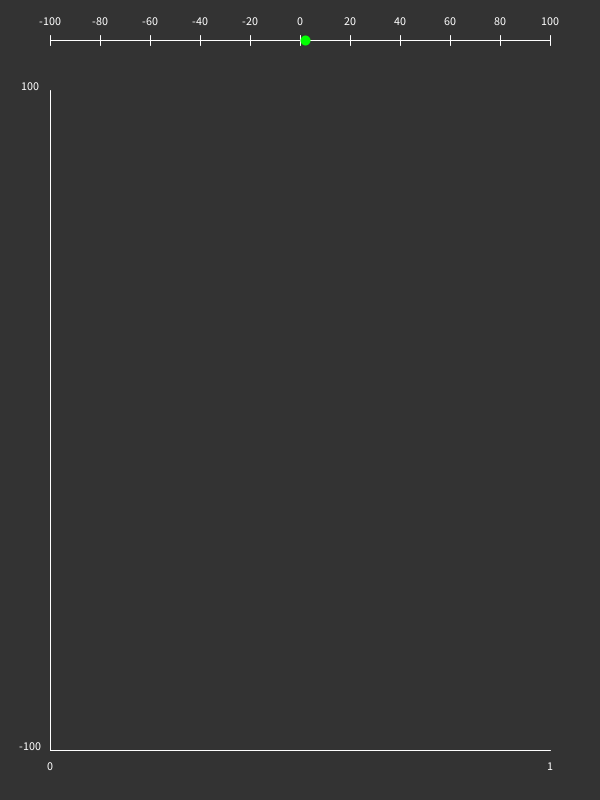
Frame 1 (no input)
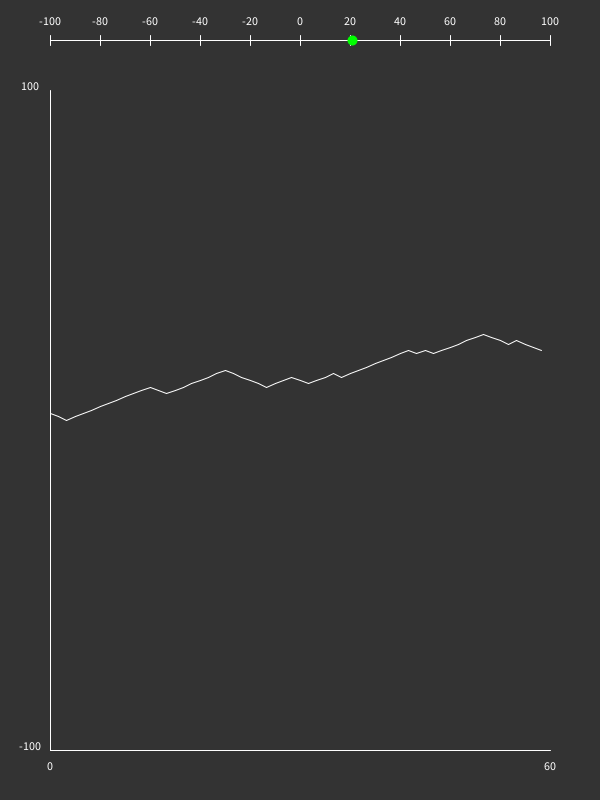
Frame 60 (the mouse pressed at the canvas centre just before this capture)
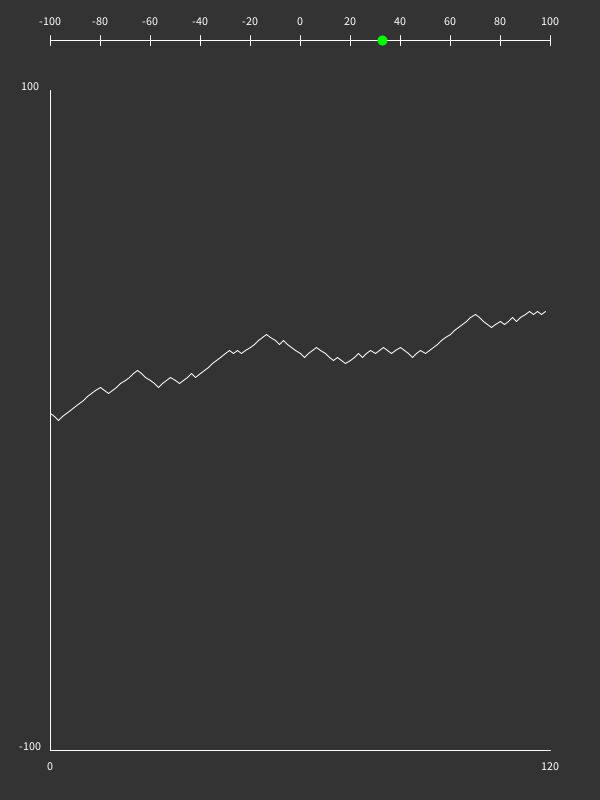
Frame 120 (the mouse held since frame 60 and released just before this capture)

The Processing sketch that drew these frames (run headless with seeded random() and noise(); from frame 60 on, the mouse is pressed at the canvas centre):

// Processing sketch: biasedrandomwalk
// ── biasedrandomwalk.pde
float bias = 0.6;

float scaleSize = 100;


float stepsize = 1;
float pos = 0;
float bottom = -scaleSize;
float top = scaleSize;
float totalWidth;
int axisLabels = 10;

float baseHeight;

int buffer = 50;

int dir;
int lastDir = 1;

int last[] = new int[12];

ArrayList<Float> values = new ArrayList<Float>();

void setup() {
  size(600, 800);
  //frameRate(15);
  float firstn = random(1);
  if (firstn < 0.5) {
    lastDir = -1;
  }
  dir = lastDir;
  pos += dir;
  textAlign(CENTER);
  totalWidth = width-2*buffer;
  surface.setTitle("First Direction: "+String.valueOf(lastDir));
  baseHeight = 40;
}

void draw() {
  background(51);
  stroke(255);
  strokeWeight(1);
  dir = getN();
  pos += stepsize*dir;
  if (pos < bottom || pos > top){
    bottom -= scaleSize;
    top += scaleSize;
  }
  
  //if (pos > bottom/2 && pos < top/2){
  //  bottom /= 2;
  //  top /= 2;
  //}
  
  line(buffer, baseHeight, width-buffer, baseHeight);

  for (int i = 0; i <= axisLabels; i++) {
    float val = map(i, 0, axisLabels, bottom, top);
    float x = buffer + map(val, bottom, top, 0, totalWidth);
    line(x, baseHeight - 5, x, baseHeight + 5);
    text(Math.round(val), x, baseHeight-15);
  }
  
  stroke(0,255,0);
  strokeWeight(10);
  point(buffer + map(pos, bottom, top, 0, totalWidth), baseHeight);
  values.add(pos);
  stroke(255);
  strokeWeight(1);
  graphValues();
  lastDir = dir;
}

void graphValues(){
  float startY = baseHeight + buffer;
  float endY = height-buffer;
  int num = values.size();
  line(buffer, startY, buffer, endY);
  line(buffer, endY, width-buffer, endY);
  text(num, width-buffer, endY + 20);
  text(0, buffer, endY+20);
  text(Math.round(bottom), buffer-20, endY);
  text(Math.round(top), buffer-20, startY);
  float v,
        nx,
        ny;
  strokeWeight(1);
  float px = buffer,
        py = endY;
  for (int p = 0; p < num; p++){
    v = values.get(p);
    nx = buffer + map(p, 0, num, 0, width-2*buffer); 
    ny = endY - map(v, bottom, top, 0, abs(endY-startY));
    //point(nx, ny);
    line(px,py,nx,ny);
    px = nx;
    py = ny;
  }
}

int getN() {
  float rannumber = random(1);
  if (rannumber < bias) return lastDir;
  return -1*lastDir;
}
